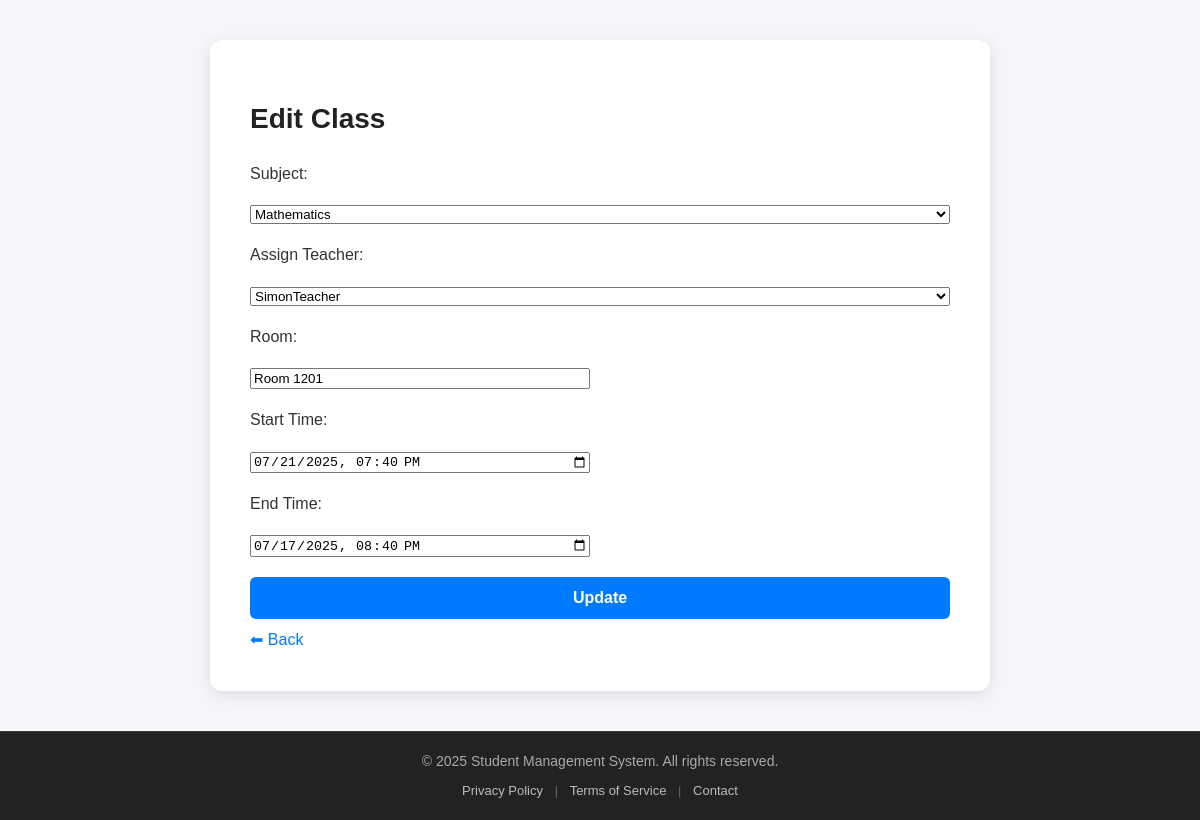
The app's page /public/admin/edit_class.php?id=2 (signed in) with its own data.
### tables this page shows
CREATE TABLE `classes` (
  `id` int(11) NOT NULL,
  `subject_id` int(11) NOT NULL,
  `teacher_id` int(11) NOT NULL,
  `start_time` datetime NOT NULL,
  `end_time` datetime NOT NULL,
  `room` varchar(255) NOT NULL,
  `created_at` timestamp NOT NULL DEFAULT current_timestamp()
);

CREATE TABLE `subjects` (
  `id` int(11) NOT NULL,
  `name` varchar(100) NOT NULL,
  `code` varchar(10) NOT NULL,
  `created_at` timestamp NOT NULL DEFAULT current_timestamp()
);

CREATE TABLE `users` (
  `id` int(11) NOT NULL,
  `username` varchar(100) NOT NULL,
  `email` varchar(150) NOT NULL,
  `password` varchar(255) NOT NULL,
  `role_id` int(11) NOT NULL,
  `created_at` timestamp NOT NULL DEFAULT current_timestamp() ON UPDATE current_timestamp(),
  `first_name` varchar(100) NOT NULL,
  `last_name` varchar(100) NOT NULL,
  `dob` date NOT NULL
);

### public/admin/edit_class.php (the view, shortened to what this page needs)
<?php
require_once __DIR__ . "/../../config/db.php";
$class_id = $_GET['id'] ?? null;
$stmt = $pdo->prepare("SELECT * FROM classes WHERE id = ?");
$stmt->execute([$class_id]);
$class = $stmt->fetch(PDO::FETCH_ASSOC);
$subjects = $pdo->query("SELECT id, name FROM subjects")->fetchAll(PDO::FETCH_ASSOC);
$teachers_stmt = $pdo->prepare("SELECT id, username FROM users WHERE role_id = 2");
$teachers_stmt->execute();
$teachers = $teachers_stmt->fetchAll(PDO::FETCH_ASSOC);
?>
<!DOCTYPE html>
<html>
<head>
    <link rel="stylesheet" href="../assets/style.css">
</head>
<body class="dashboard-page">
<div class="dashboard-wrapper">
    <div class="dashboard-card wide-view">
        <h1>Edit Class</h1>
        <form method="POST">
            <label for="subject_id">Subject:</label>
            <select id="subject_id" name="subject_id" required>
                <?php foreach ($subjects as $subject): ?>
                    <option value="<?= $subject['id'] ?>" <?= $subject['id'] == $class['subject_id'] ? 'selected' : '' ?>>
                        <?= htmlspecialchars($subject['name']) ?>
                    </option>
                <?php endforeach; ?>
            </select>
            <label for="teacher_id">Assign Teacher:</label>
            <select id="teacher_id" name="teacher_id">
                <?php foreach ($teachers as $teacher): ?>
                    <option value="<?= $teacher['id'] ?>" <?= $teacher['id'] == $class['teacher_id'] ? 'selected' : '' ?>>
                        <?= htmlspecialchars($teacher['username']) ?>
                    </option>
                <?php endforeach; ?>
            </select>
            <label for="room">Room:</label>
            <input id="room" type="text" name="room" value="<?= htmlspecialchars($class['room']) ?>" required>
            <label for="start_time">Start Time:</label>
            <input id="start_time" type="datetime-local" name="start_time" value="<?= date('Y-m-d\TH:i', strtotime($class['start_time'])) ?>" required>
            <label for="end_time">End Time:</label>
            <input id="end_time" type="datetime-local" name="end_time" value="<?= date('Y-m-d\TH:i', strtotime($class['end_time'])) ?>" required>
            <button type="submit" class="btn-submit">Update</button>
        </form>
        <a class="back-link" href="classes.php">⬅ Back</a>
    </div>
</div>
<?php include __DIR__ . '/../templates/footer.php'; ?>
</body>
</html>

### public/assets/style.css (style rules this page uses)
html, body { height: 100%; margin: 0; padding: 0; display: flex; flex-direction: column; }
body > *:not(.site-footer) { flex: 1; }
body { font-family: Arial, sans-serif; background: #f4f4f9; color: #333; line-height: 1.4; padding: 20px; }
button, .btn { background: #007bff; color: #fff; border: none; padding: 10px 15px; border-radius: 4px; cursor: pointer; transition: background 0.2s ease-in-out; }
a { color: #007bff; text-decoration: none; transition: color 0.2s ease-in-out; }
body.dashboard-page { background: #f4f6f9; padding: 0; display: flex; flex-direction: column; min-height: 100vh; }
.dashboard-wrapper { flex: 1; display: flex; justify-content: center; align-items: center; padding: 40px 20px; }
.dashboard-card { background: #fff; padding: 30px; border-radius: 12px; box-shadow: 0 4px 15px rgba(0, 0, 0, 0.1); text-align: center; }
.dashboard-card h1 { font-size: 26px; margin-bottom: 10px; color: #222; text-align: center; }
.back-link { display: inline-block; margin-top: 20px; color: #007bff; text-decoration: none; }
.btn-submit { width: 100%; padding: 12px; font-size: 16px; font-weight: bold; background: #007bff; color: white; border: none; border-radius: 6px; cursor: pointer; transition: background 0.3s ease-in-out; }
.dashboard-card.wide-view { max-width: 700px; width: 100%; padding: 40px; margin: 0 auto; text-align: left; background: #fff; border-radius: 12px; box-shadow: 0 4px 15px rgba(0, 0, 0, 0.1); }
.dashboard-card.wide-view h1 { text-align: left; font-size: 28px; margin-bottom: 25px; }
.dashboard-card.wide-view form { display: grid; grid-template-columns: 1fr 1fr; gap: 20px; }
.dashboard-card.wide-view label { grid-column: span 2; }
.dashboard-card.wide-view select { grid-column: span 2; }
.dashboard-card.wide-view .btn-submit { grid-column: span 2; }
.dashboard-card.wide-view .back-link { grid-column: span 2; text-align: left; margin-top: 10px; }

### records on screen
classes: subject_id "Mathematics", teacher_id "SimonTeacher", room "Room 1201", start_time "07/21/2025 19:40", end_time "07/17/2025 20:40"
